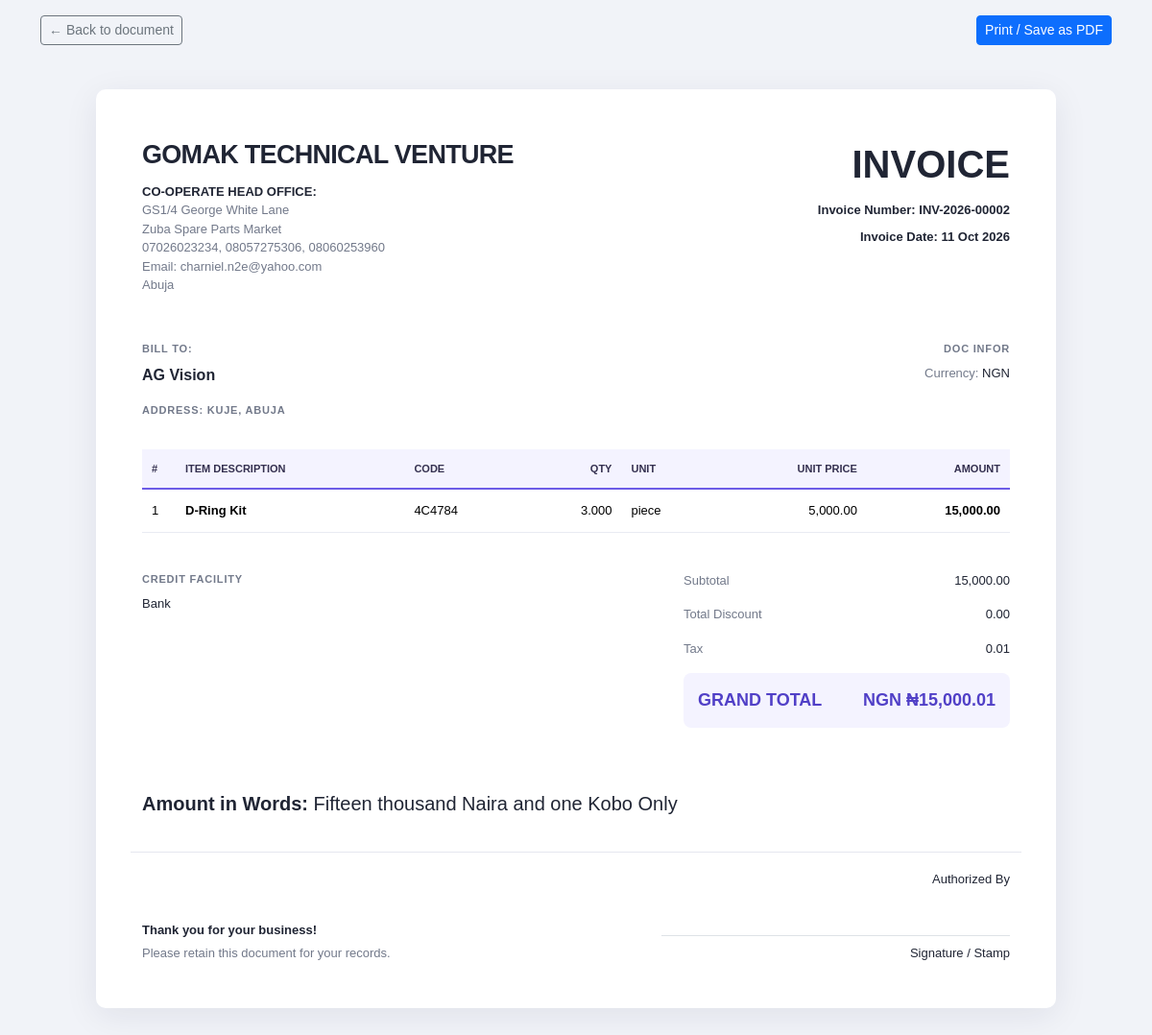
The app's page /sales/3/invoice/ (signed in) with its own data.
### documents/models.py (models this page shows, shortened)
class OrderDocument(models.Model):
    class DocumentType(models.TextChoices):
        PURCHASE = "PURCHASE", "Purchase"
        SALE = "SALE", "Sales"
    class Status(models.TextChoices):
        DRAFT = "DRAFT", "Draft"
        COMPLETED = "COMPLETED", "Completed"
        CANCELLED = "CANCELLED", "Cancelled"
    doc_code = models.CharField(max_length=10)
    doc_year = models.CharField(max_length=4)
    doc_num = models.CharField(max_length=20)
    document_type = models.CharField(
        max_length=10,
        choices=DocumentType.choices,
        default=DocumentType.PURCHASE,
    )
    doc_date = models.DateField(default=timezone.localdate)
    status = models.CharField(
        max_length=20,
        choices=Status.choices,
        default=Status.DRAFT,
    )
    supplier = models.ForeignKey(
        "suppliers.Supplier",
        on_delete=models.PROTECT,
        related_name="order_documents",
        null=True,
        blank=True,
    )
    supplier_name = models.CharField(
        max_length=255,
        blank=True,
    )
    supplier_invoice = models.CharField(
        max_length=100,
        blank=True,
    )
    customer = models.ForeignKey(
        "customers.Customer",
        on_delete=models.PROTECT,
        related_name="order_documents",
        null=True,
        blank=True,
    )
    customer_name = models.CharField(
        max_length=255,
        blank=True,
    )
    currency = models.CharField(max_length=10, default="NGN", blank=True)
    credit_fercility = models.CharField(max_length=100, blank=True)
    address = models.TextField(blank=True)
    project = models.CharField(max_length=255, blank=True)
    subtotal = models.DecimalField(
        max_digits=14,
        decimal_places=2,
        default=Decimal("0.00"),
    )
    total_discount = models.DecimalField(
        max_digits=14,
        decimal_places=2,
        default=Decimal("0.00"),
    )
    tax = models.DecimalField(
        max_digits=14,
        decimal_places=2,
        default=Decimal("0.00"),
    )
    grand_total = models.DecimalField(
        max_digits=14,
        decimal_places=2,
        default=Decimal("0.00"),
    )
    created_by = models.ForeignKey(
        settings.AUTH_USER_MODEL,
        on_delete=models.PROTECT,
        related_name="order_documents",
        null=True,
        blank=True,
    )
    created_at = models.DateTimeField(auto_now_add=True)
    updated_at = models.DateTimeField(auto_now=True)
    class Meta:
        ordering = ["-created_at", "-pk"]
        constraints = [
            models.UniqueConstraint(
                fields=["doc_code", "doc_year", "doc_num"],
                name="unique_order_document_number",
            ),
        ]
    def __str__(self):
        return f"{self.doc_code}-{self.doc_year}-{self.doc_num}"
    def ngn_to_words(self, amount):
        amount = Decimal(str(amount or 0)).quantize(
        Decimal("0.01"),
        rounding=ROUND_HALF_UP,
        )
        naira = int(amount)
        kobo = int((amount - Decimal(naira)) * 100)
        naira_words = num2words(naira, lang="en").capitalize()
        if kobo > 0:
            kobo_words = num2words(kobo, lang="en")
            return (
                f"{naira_words} Naira and "
                f"{kobo_words} Kobo Only"
            )
        return f"{naira_words} Naira Only"
    @property
    def amount_in_words(self):
        return self.ngn_to_words(self.grand_total)

class OrderItem(models.Model):
    document = models.ForeignKey(
        OrderDocument,
        on_delete=models.CASCADE,
        related_name="items",
    )
    product = models.ForeignKey(
        "products.Product",
        on_delete=models.PROTECT,
        related_name="order_items",
        null=True,
        blank=True,
    )
    product_code = models.CharField(max_length=255)
    product_description = models.TextField(blank=True)
    warehouse = models.CharField(max_length=255, blank=True)
    product_qty = models.DecimalField(
        max_digits=10,
        decimal_places=3,
    )
    product_unit = models.CharField(max_length=10)
    product_price = models.DecimalField(
        max_digits=12,
        decimal_places=2,
    )
    product_amount = models.DecimalField(
        max_digits=12,
        decimal_places=2,
    )
    percentage_discount = models.DecimalField(
        max_digits=5,
        decimal_places=2,
        default=Decimal("0.00"),
    )
    discount = models.DecimalField(
        max_digits=12,
        decimal_places=2,
        default=Decimal("0.00"),
    )
    gross_amount = models.DecimalField(
        max_digits=12,
        decimal_places=2,
        default=Decimal("0.00"),
    )
    class Meta:
        ordering = ["pk"]

### customers/models.py (models this page shows, shortened)
class Customer(models.Model):
    name = models.CharField(max_length=200)
    phone = models.CharField(max_length=30, blank=True)
    email = models.EmailField(blank=True)
    address = models.TextField(blank=True)
    opening_balance = models.DecimalField(
        max_digits=12,
        decimal_places=2,
        default=0,
    )
    credit_limit = models.DecimalField(
        max_digits=12,
        decimal_places=2,
        default=0,
    )
    is_active = models.BooleanField(default=True)
    created_at = models.DateTimeField(auto_now_add=True)
    updated_at = models.DateTimeField(auto_now=True)
    class Meta:
        ordering = ["name"]

### documents/views.py (the view)
@login_required
def invoice_print(request, pk):
    document = get_object_or_404(
        OrderDocument.objects.prefetch_related("items__product"),
        pk=pk,
    )
    items = document.items.all()
    business = {
        "name": "GOMAK TECHNICAL VENTURE",
        "address": "CO-OPERATE HEAD OFFICE:",
        "address2": "GS1/4 George White Lane",
        "address3": "Zuba Spare Parts Market",
        "address4": "07026023234, 08057275306, 08060253960",
        "address5": "charniel.n2e@yahoo.com",
        "address6": "Abuja",
    }
    return render(request, "documents/invoice_print.html", {
        "document": document,
        "items": items,
        "business": business,
        "is_purchase": (
            document.document_type
            == OrderDocument.DocumentType.PURCHASE
        ),
    })

### templates/documents/invoice_print.html (shortened to what this page needs)
{% load static %}
{% load humanize %}
<!DOCTYPE html>
<html lang="en">
<head>
    <link href="https://cdn.jsdelivr.net/npm/bootstrap@5.3.3/dist/css/bootstrap.min.css"
          rel="stylesheet">
</head>
<body>
    <div class="container no-print py-3 d-flex justify-content-between align-items-center">
        <a href="{% url 'documents:document_detail' document.pk %}"
           class="btn btn-outline-secondary btn-sm">
            &larr; Back to document
        </a>
        <button type="button" onclick="window.print()" class="btn btn-primary btn-sm">
            Print / Save as PDF
        </button>
    </div>
    <main class="invoice-paper">
        <div class="row align-items-start mb-5">
            <div class="col-7">
                <div class="brand-name">{{ business.name }}</div>
                <div class="mt-2 fw-bold">{{ business.address }}</div>
                <div class="muted">{{ business.address2 }}</div>
                <div class="muted">{{ business.address3 }}</div>
                <div class="muted">{{ business.address4 }}</div>
                <div class="muted">Email: {{ business.address5 }}</div>
                <div class="muted">{{ business.address6 }}</div>
            </div>
            <div class="col-5 text-end">
                <div class="fw-bold fs-1">
                    {% if is_purchase %}PURCHASE{% else %}INVOICE{% endif %}
                </div>
                <div class="mt-2 fw-bold">Invoice Number: {{ document }}</div>
                <div class="mt-2 fw-bold">
                    <span class="fw-bold">Invoice Date:</span>
                    <strong>{{ document.doc_date|date:"d M Y" }}</strong>
                </div>
            </div>
        </div>
        <div class="row mb-4">
            <div class="col-7">
                <div class="section-label fw-bold">
                    {% if is_purchase %}Supplier Details{% else %}Bill To:{% endif %}
                </div>
                <div class="fw-bold fs-6">
                    {% if is_purchase %}
                        {{ document.supplier.name|default:document.supplier_name|default:"—" }}
                    {% else %}
                        {{ document.customer.name|default:document.customer_name|default:"Walk-in Customer" }}
                    {% endif %}
                </div>
                {% if document.address %}
                <div class="section-label mt-3">Address: {{ document.address|linebreaksbr }}</div>
                {% endif %}
            </div>
            <div class="col-5 col-5 text-end">
                <div class="section-label">Doc Infor</div>
                <div class="mb-2">
                    <span class="muted">Currency:</span>
                    {{ document.currency|default:"NGN" }}
                </div>
            </div>
        </div>
        <div class="table-responsive">
            <table class="table invoice-table">
                <thead>
                    <tr>
                        <th style="width: 35px;">#</th>
                        <th>Item Description</th>
                        <th>Code</th>
                        <th class="text-end">Qty</th>
                        <th>Unit</th>
                        <th class="text-end">Unit Price</th>
                        <th class="text-end">Amount</th>
                    </tr>
                </thead>
                <tbody>
                    {% for item in items %}
                    <tr>
                        <td>{{ forloop.counter }}</td>
                        <td>
                            <div class="fw-semibold">{{ item.product_description }}</div>
                        </td>
                        <td>{{ item.product_code }}</td>
                        <td class="text-end">{{ item.product_qty|floatformat:3 }}</td>
                        <td>{{ item.product_unit }}</td>
                        <td class="text-end">{{ item.product_price|floatformat:2|intcomma }}</td>
                        <td class="text-end fw-semibold">{{ item.gross_amount|floatformat:2|intcomma }}</td>
                    </tr>
                    {% empty %}
                    <tr>
                        <td colspan="8" class="text-center py-4">
                            No items on this document.
                        </td>
                    </tr>
                    {% endfor %}
                </tbody>
            </table>
        </div>
        <div class="row mt-4">
            <div class="col-md-6">
                {% if document.credit_fercility %}
                <div class="section-label">Credit Facility</div>
                <div>{{ document.credit_fercility }}</div>
                {% endif %}
            </div>
            <div class="col-md-6">
                <div class="totals-box">
                    <div class="d-flex justify-content-between mb-3">
                        <span class="muted">Subtotal</span>
                        <span>{{ document.subtotal|floatformat:2|intcomma }}</span>
                    </div>
                    <div class="d-flex justify-content-between mb-3">
                        <span class="muted">Total Discount</span>
                        <span>{{ document.total_discount|floatformat:2|intcomma }}</span>
                    </div>
                    <div class="d-flex justify-content-between mb-3">
                        <span class="muted">Tax</span>
                        <span>{{ document.tax|floatformat:2|intcomma }}</span>
                    </div>
                    <div class="grand-total d-flex justify-content-between">
                        <span>GRAND TOTAL</span>
                        <span>{{ document.currency|default:"NGN" }} ₦{{ document.grand_total|floatformat:2|intcomma }}</span>
                    </div>
                </div>
            </div>
                  <div class="mt-3 fs-5 pt-5">
                <strong>Amount in Words:</strong>
                {{ document.amount_in_words }}
            </div>
        </div>
        <div class="invoice-footer row align-items-end">
            <div class="col-7">
                <div class="fw-bold">Thank you for your business!</div>
                <div class="muted mt-1">
                    Please retain this document for your records.
                </div>
            </div>
            <div class="col-5 text-end">
                <div class="mb-5">Authorized By</div>
                <div class="border-top pt-2">Signature / Stamp</div>
            </div>
        </div>
    </main>
</body>
</html>

### templates/documents/invoice_print.html (style rules this page uses)
body { background: #f1f3f8; color: #202534; font-family: Arial, Helvetica, sans-serif; font-size: 13px; }
.invoice-paper { max-width: 1000px; margin: 30px auto; padding: 48px; background: #fff; border-radius: 10px; box-shadow: 0 8px 35px rgba(20, 30, 60, .08); }
.brand-name { font-size: 27px; font-weight: 800; letter-spacing: -.7px; }
.muted { color: #72798a; }
.section-label { color: #72798a; font-size: 11px; font-weight: 700; text-transform: uppercase; letter-spacing: .8px; margin-bottom: 8px; }
.invoice-table thead th { background: #f4f3ff; color: #34304f; border-bottom: 2px solid #6c5ce7; padding: 12px 10px; font-size: 11px; text-transform: uppercase; }
.invoice-table td { padding: 12px 10px; border-bottom: 1px solid #e9ebf2; vertical-align: top; }
.totals-box { max-width: 340px; margin-left: auto; }
.grand-total { background: #f4f3ff; border-radius: 8px; padding: 15px; color: #5140c7; font-size: 18px; font-weight: 800; }
.invoice-footer { border-top: 1px solid #e5e7ef; margin-top: 35px; padding-top: 18px; }

### records on screen
OrderDocument: doc_code+doc_year+doc_num "INV-2026-00002", doc_date "11 Oct 2026", customer.name "AG Vision", address "KUJE, ABUJA", currency "NGN", credit_fercility "Bank", subtotal "15,000.00", total_discount "0.00", tax "0.01", grand_total "15,000.01", amount_in_words "Fifteen thousand Naira and one Kobo Only"
OrderItem: product_description "D-Ring Kit", product_code "4C4784", product_qty "3.000", product_unit "piece", product_price "5,000.00", gross_amount "15,000.00"

### other values on screen
{{ business.name }} "GOMAK TECHNICAL VENTURE"
{{ business.address }} "CO-OPERATE HEAD OFFICE:"
{{ business.address2 }} "GS1/4 George White Lane"
{{ business.address3 }} "Zuba Spare Parts Market"
{{ business.address4 }} "07026023234, 08057275306, 08060253960"
{{ business.address5 }} "charniel.n2e@yahoo.com"
{{ business.address6 }} "Abuja"
